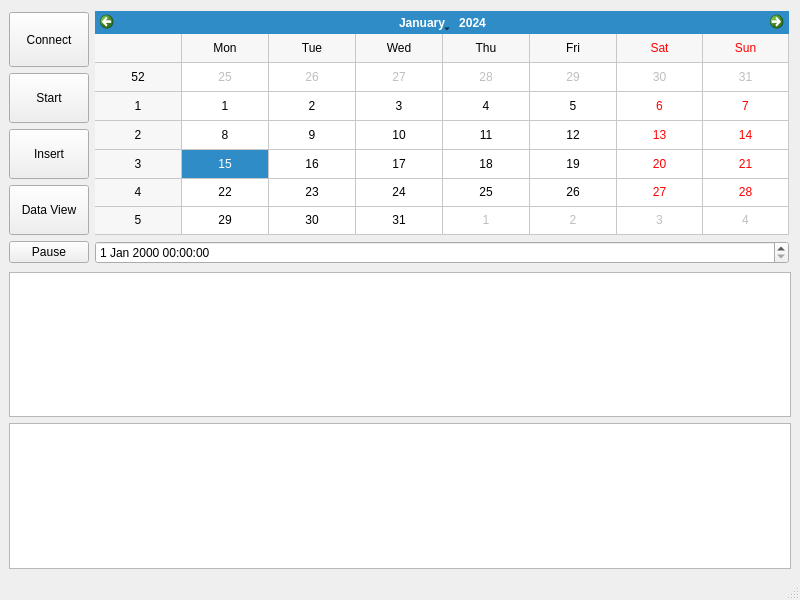
<?xml version="1.0" encoding="UTF-8"?>
<ui version="4.0">
 <class>MainWindow</class>
 <widget class="QMainWindow" name="MainWindow">
  <property name="geometry">
   <rect>
    <x>0</x>
    <y>0</y>
    <width>800</width>
    <height>600</height>
   </rect>
  </property>
  <property name="windowTitle">
   <string>MainWindow</string>
  </property>
  <widget class="QWidget" name="centralwidget">
   <layout class="QVBoxLayout" name="verticalLayout">
    <item>
     <layout class="QVBoxLayout" name="VL0">
      <item>
       <layout class="QHBoxLayout" name="horizontalLayout">
        <property name="topMargin">
         <number>2</number>
        </property>
        <property name="rightMargin">
         <number>2</number>
        </property>
        <property name="bottomMargin">
         <number>2</number>
        </property>
        <item>
         <layout class="QVBoxLayout" name="verticalLayout_2">
          <property name="topMargin">
           <number>1</number>
          </property>
          <property name="rightMargin">
           <number>0</number>
          </property>
          <property name="bottomMargin">
           <number>1</number>
          </property>
          <item>
           <widget class="QPushButton" name="btn1">
            <property name="minimumSize">
             <size>
              <width>0</width>
              <height>55</height>
             </size>
            </property>
            <property name="maximumSize">
             <size>
              <width>200</width>
              <height>16777215</height>
             </size>
            </property>
            <property name="text">
             <string>Connect</string>
            </property>
            <property name="iconSize">
             <size>
              <width>81</width>
              <height>41</height>
             </size>
            </property>
            <property name="flat">
             <bool>false</bool>
            </property>
           </widget>
          </item>
          <item>
           <widget class="QPushButton" name="btn2">
            <property name="minimumSize">
             <size>
              <width>0</width>
              <height>50</height>
             </size>
            </property>
            <property name="maximumSize">
             <size>
              <width>200</width>
              <height>16777215</height>
             </size>
            </property>
            <property name="text">
             <string>Start</string>
            </property>
           </widget>
          </item>
          <item>
           <widget class="QPushButton" name="btn3">
            <property name="minimumSize">
             <size>
              <width>0</width>
              <height>50</height>
             </size>
            </property>
            <property name="maximumSize">
             <size>
              <width>200</width>
              <height>16777215</height>
             </size>
            </property>
            <property name="text">
             <string>Insert</string>
            </property>
           </widget>
          </item>
          <item>
           <widget class="QPushButton" name="btn4">
            <property name="minimumSize">
             <size>
              <width>0</width>
              <height>50</height>
             </size>
            </property>
            <property name="text">
             <string>Data View</string>
            </property>
           </widget>
          </item>
          <item>
           <widget class="QPushButton" name="btnPause">
            <property name="text">
             <string>Pause</string>
            </property>
           </widget>
          </item>
         </layout>
        </item>
        <item>
         <layout class="QVBoxLayout" name="verticalLayout_3">
          <item>
           <widget class="QCalendarWidget" name="calendarWidget">
            <property name="gridVisible">
             <bool>true</bool>
            </property>
           </widget>
          </item>
          <item>
           <widget class="QDateTimeEdit" name="dateTimeEdit"/>
          </item>
         </layout>
        </item>
       </layout>
      </item>
      <item>
       <widget class="QListWidget" name="portListBox"/>
      </item>
      <item>
       <widget class="QListWidget" name="msgListBox"/>
      </item>
      <item>
       <spacer name="verticalSpacer">
        <property name="orientation">
         <enum>Qt::Vertical</enum>
        </property>
        <property name="sizeHint" stdset="0">
         <size>
          <width>20</width>
          <height>40</height>
         </size>
        </property>
       </spacer>
      </item>
     </layout>
    </item>
   </layout>
  </widget>
  <widget class="QMenuBar" name="menubar">
   <property name="geometry">
    <rect>
     <x>0</x>
     <y>0</y>
     <width>800</width>
     <height>24</height>
    </rect>
   </property>
  </widget>
  <widget class="QStatusBar" name="statusbar"/>
 </widget>
 <resources/>
 <connections/>
</ui>
